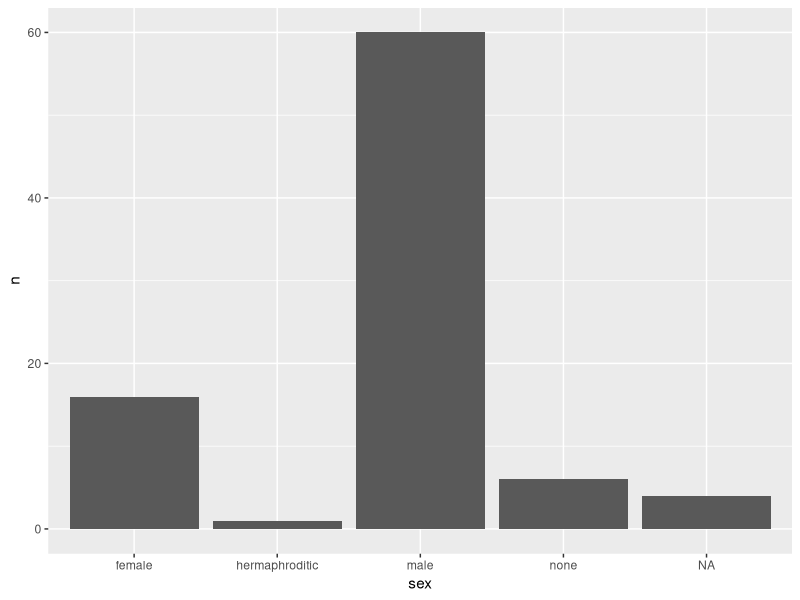

Reproduce this figure in R.
library(tidyverse)

# Purrr -----------

# a principal função é a map()
# e temos uma "família", são várias funções map_*()
# com comportamentos similares!


## map() --------------

# Conceito do map é: dado um objeto (pode ser um vetor ou uma lista)
# queremos aplicar uma função para cada elemento desse objeto.
# isso é chamado de "mapear"
# estrutura:
# map(vetor_ou_lista, funcao)

# Lembra do exemplo que vimos na revisão, sobre loops?
for (numero in 1:5) {
  print(sqrt(numero))
}

# nesse exemplo, a função usava como vetor o 1:5, e a função era sqrt().

# Podemos reescrever esse código com map():
map(1:5, sqrt)
# o map retorna uma lista!


### Exercícios: ------------------

# 1) Dada a lista a seguir, use a função map 
# para retornar a lista com o dobro de cada elemento.
nums <- list(1, 2, 3, 4, 5)


# 2) Dada a lista a seguir,
# use a função map para retornar a lista com o número de letras 
# de cada palavra.
palavras <- list("olá", "mundo", "purrr")


# 3) Dada a lista a seguir, use a função map
# para retornar a lista com a soma de cada elemento.
numeros <- list(1:3, 4:6, 7:9)


# 4) Dada a lista a seguir,
# use a função map para retornar a lista com a média de cada elemento.
notas <- list(c(8, 7, 10), c(5, 6, 9), c(4, 5, 7))

# 5) Dada a lista a seguir, use a função map para retornar a lista 
# com cada palavra em maiúsculas.
strings <- list("purrr", "é", "incrível")


## Funções da família map -------------
# Podemos definir como queremos que seja retornado usando funções
# com classe específica
map_dbl(1:5, sqrt)
# o retorno é um vetor!

# existem outros maps que são para classes específicas:

# para textos
map_chr(c("beatriz", "daniel", "gabriel"), str_to_upper)
# para lógicos
map_lgl(c("panqueca", "lasanha", NA), is.na)

# o map_vec funciona de forma similar, sempre retorna um vetor,
# e independe da classe.
map_vec(1:5, sqrt)

### Exercícios: -----------

# 1) Dado o vetor a seguir, crie um novo vetor com o dobro de 
# cada elemento.

nums2 <- c(1, 2, 3, 4, 5)

# 2) Dado o vetor a seguir, crie um novo vetor com o número de
# letras de cada palavra.

palavras2 <- c("olá", "mundo", "purrr")


## list_c() -------
# Podemos simplificar os resultados do map
# usando a função list_c()!

map(1:5, sqrt) |> 
list_c()

# a lista vira um vetor :)
# então podemos usar map() + list_c(), ou map_vec()


## barras de progresso -----
# podemos usar uma barra de progresso,
# usando o argumento .progress = TRUE:

map(rep(1, 10), Sys.sleep, .progress = TRUE)


## funções ----
# podemos usar o map com funções criadas por nós!

escrever_elogio <- function(nome){
  elogios <- c("inteligente", "legal")
  elogio <- sample(elogios, 1)
  paste0(nome, " é muito ", elogio, "!")
}

# exemplo!
escrever_elogio("Bia")

map(c("Bia", "Gabi", "Dani"), escrever_elogio) 

## funções anônimas ---
# é uma forma de usar uma função sem ter que criar ela

# somar 1 em cada elemento
# exemplo sem funcao anonima
somar_1 <- function(x){
  x + 1
}

map(1:10, somar_1)

# exemplo COM função anonima
# sintaxe antiga
map(1:10, ~.x + 1)

# sintaxe R base desde 4.1
map(1:10, \(x) x + 1)

# é bem comum ver a sintaxe antiga ser usada por ai!!

### Exercícios: ------------------------------------

# TODO


# Funções auxiliares ---------------

## pluck() -----------

# A função pluck() é usada para extrair um elemento específico 
# de uma lista ou vetor.

# exemplo 1:
# Criando uma lista aninhada
lista <- list(a = list(x = 1, y = 2),
              b = list(z = 3))

# Extraindo o elemento 'y' da lista usando pluck
pluck(lista, "a", "y")


# exemplo 2:
# Extraindo um elemento de um modelo de regressão
modelo <- lm(mpg ~ hp + wt, data = mtcars)

str(modelo)
# Extraindo o coeficiente de intercepto do modelo
pluck(modelo, "coefficients")

# obs: apesar de ser interessante para conhecer o exemplo,
# caso precise organizar resultados de modelos eu sugiro
# usar a funcao broom::tidy()!
broom::tidy(modelo)


# exemplo 3:
# Ao criar um gráfico e salvar em um objeto,
# esse objeto será uma lista!
grafico <- dplyr::starwars |> 
  dplyr::count(sex) |> 
  ggplot() +
  aes(x = sex, y = n) +
  geom_col()

# podemos usar o pluck para acessar os elementos!
pluck(grafico, "data")
pluck(grafico, "labels")
pluck(grafico, "labels", "x")




## set_names() -------

# A função set_names() do pacote purrr é usada para adicionar
# ou alterar os nomes de uma lista ou vetor em R. Ela permite 
# definir ou alterar os nomes dos elementos usando um vetor de 
# caracteres como argumento.

# A sintaxe básica da função é set_names(x, nm), onde x é o objeto
# que se deseja renomear e nm é o vetor de nomes a serem usados.
# A função retorna o mesmo objeto de entrada, mas com os nomes
# atualizados.

# exemplo:
# Criando um vetor e definindo os nomes dos 
# elementos com a função set_names
vec <- c(a = 1, b = 2, c = 3)
set_names(vec, c("primeiro", "segundo", "terceiro"))


## possibly() ------
# TODO




